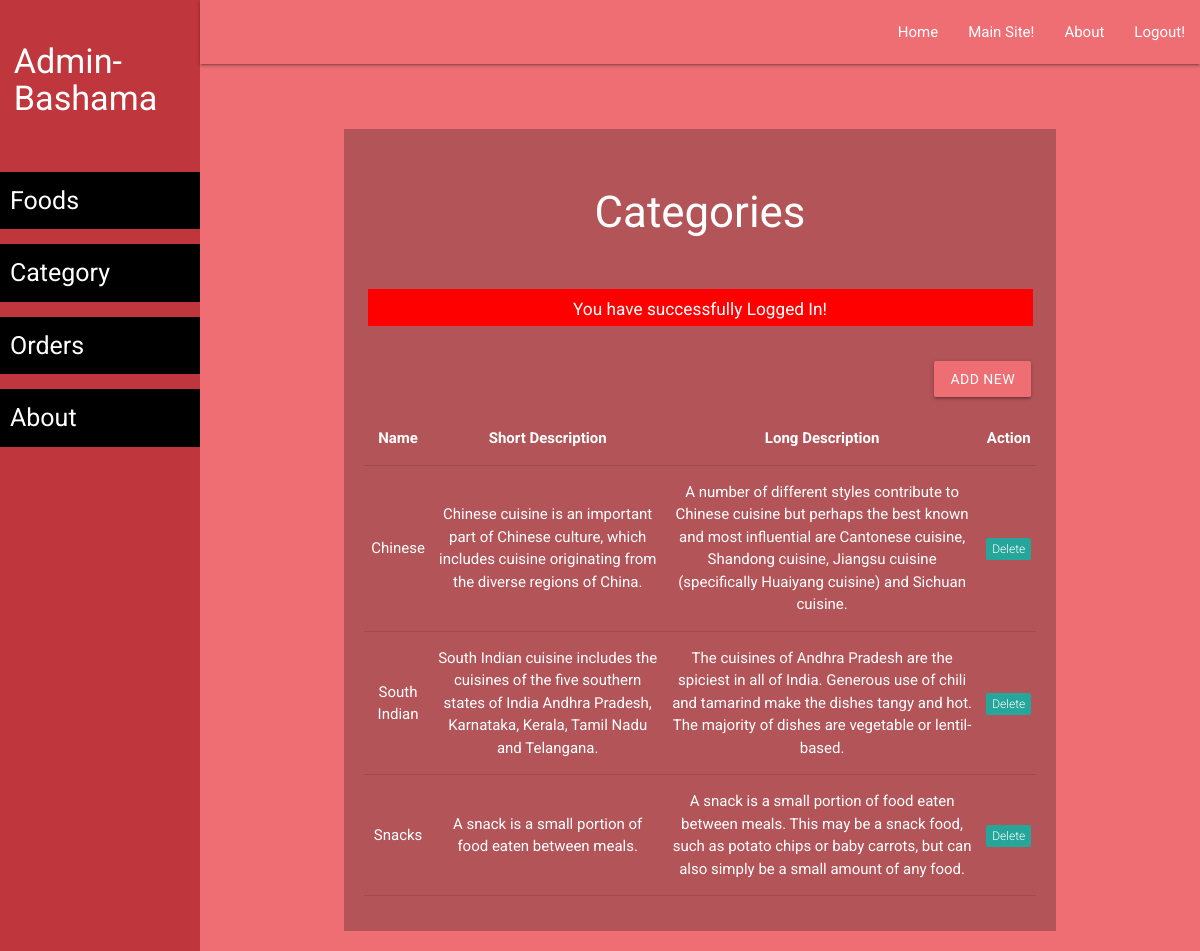
Page /admin1/category-list.php (signed in) on the committed database.
### tables this page shows
CREATE TABLE `categories` (
  `id` int(11) NOT NULL,
  `name` varchar(250) NOT NULL,
  `short_desc` varchar(250) NOT NULL,
  `long_desc` varchar(500) NOT NULL
);

### admin1/category-list.php (the view, shortened to what this page needs)
<?php require('layout/header.php'); ?>
<?php require('layout/left-sidebar-long.php'); ?>
<?php require('layout/topnav.php'); ?>
<?php require('layout/left-sidebar-short.php'); ?>
<?php
require('../backends/connection-pdo.php');
$sql = 'SELECT * FROM categories';
$query  = $pdoconn->prepare($sql);
$query->execute();
$arr_all = $query->fetchAll(PDO::FETCH_ASSOC);
?>
<div class="section white-text" style="background: #B35458;">
	<div class="section">
		<h3>Categories</h3>
	</div>
  <?php
    if (isset($_SESSION['msg'])) {
        echo '<div class="section center" style="margin: 5px 35px;"><div class="row" style="background: red; color: white;">
        <div class="col s12">
            <h6>'.$_SESSION['msg'].'</h6>
            </div>
        </div></div>';
    }
    ?>
	<div class="section right" style="padding: 15px 25px;">
		<a href="category-add.php" class="waves-effect waves-light btn">Add New</a>
	</div>
	<div class="section center" style="padding: 20px;">
		<table class="centered responsive-table">
        <thead>
          <tr>
              <th>Name</th>
              <th>Short Description</th>
              <th>Long Description</th>
              <th>Action</th>
          </tr>
        </thead>
        <tbody>
          <?php
            foreach ($arr_all as $key) {
          ?>
          <tr>
            <td><?php echo $key['name']; ?></td>
            <td><?php echo $key['short_desc']; ?></td>
            <td><?php echo $key['long_desc']; ?></td>
            <td><a href="../backends/admin/cat-delete.php?id=<?php echo $key['id']; ?>"><span class="new badge" data-badge-caption="">Delete</span></a></td>
          </tr>
          <?php } ?>
        </tbody>
      </table>
	</div>
</div>
<?php require('layout/footer.php'); ?>

### css/form-style.css (style rules this page uses)
body { background: #ee6e73; font-family: "Roboto", sans-serif; -webkit-font-smoothing: antialiased; -moz-osx-font-smoothing: grayscale; }
.btn, .btn:active, .btn:hover { background: #ee6e73 !important; width: 100%; }
.row { margin-bottom: 0 !important; }
.col { padding: 0 !important; }

### rows in the picture
categories: name "Chinese", short_desc "Chinese cuisine is an important part of Chinese culture, which includes cuisine originating from the diverse regions of China.", long_desc "A number of different styles contribute to Chinese cuisine but perhaps the best known and most influential are Cantonese cuisine, Shandong cuisine, Jiangsu cuisine (specifically Huaiyang cuisine) and Sichuan cuisine."
categories: name "South Indian", short_desc "South Indian cuisine includes the cuisines of the five southern states of India Andhra Pradesh, Karnataka, Kerala, Tamil Nadu and Telangana.", long_desc "The cuisines of Andhra Pradesh are the spiciest in all of India. Generous use of chili and tamarind make the dishes tangy and hot. The majority of dishes are vegetable or lentil-based."
categories: name "Snacks", short_desc "A snack is a small portion of food eaten between meals.", long_desc "A snack is a small portion of food eaten between meals. This may be a snack food, such as potato chips or baby carrots, but can also simply be a small amount of any food."

### other values in the picture
$_SESSION['msg'] "You have successfully Logged In!"
